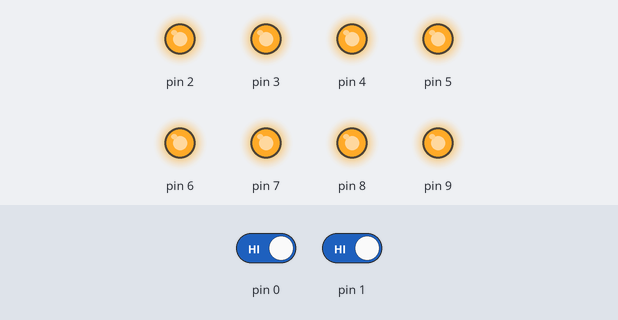
The sketch below on a simulated Arduino Uno, built with avr-gcc and run on an emulated ATmega328P. Shown: output pins drawn as LEDs (lit = HIGH). The inputs (shaded band) are chosen by the test bench; at power-on: pin 1 HIGH, pin 0 HIGH.

Above: at 3.8 s.
3.9 s: pin 1 driven LOW
At 5.8 s:
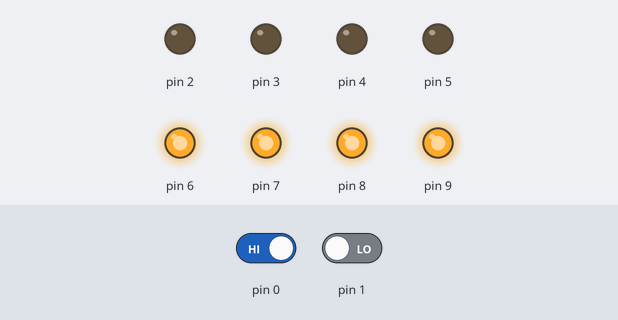
6.5 s: pin 0 driven LOW
At 8.7 s:
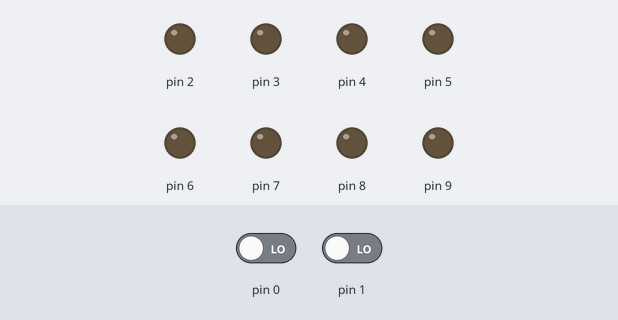
9.0 s: pin 0 driven HIGH
At 10.1 s:
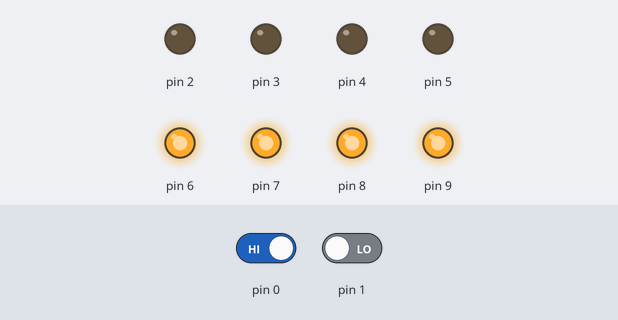
11.1 s: pin 1 driven HIGH
At 12.3 s:
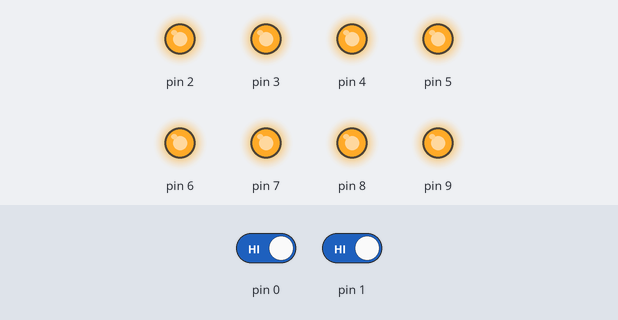
Timing chart, 0 to 14.1 s (numbered marks = the images above; inputs shaded):
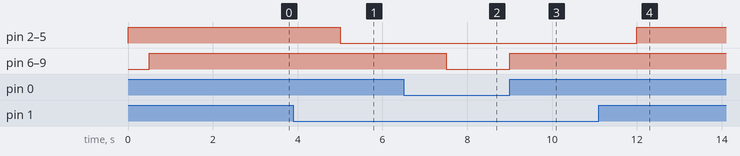

Measured:
- after the input at 3.9 s, pin 2–5: HIGH → LOW after 1.1 s
- after the input at 6.5 s, pin 6–9: HIGH → LOW after 1.0 s
- after the input at 9.0 s, pin 6–9: LOW → HIGH at once
- after the input at 11.1 s, pin 2–5: LOW → HIGH after 0.90 s

The sketch:

switch-2-8-led.ino
```cpp
void setup()
{
  pinMode(0,INPUT);
  pinMode(1,INPUT);
  pinMode(2,OUTPUT);
  pinMode(3,OUTPUT);
  pinMode(4,OUTPUT);
  pinMode(5,OUTPUT);
  pinMode(6,OUTPUT);
  pinMode(7,OUTPUT);
  pinMode(8,OUTPUT);
  pinMode(9,OUTPUT);

}

void loop()
{
  int swt1=digitalRead(0);
  int swt2=digitalRead(1);
  if(swt1==0&&swt2==0)
  {
    digitalWrite(2,0);
    digitalWrite(3,0);
    digitalWrite(4,0);
    digitalWrite(5,0);
    digitalWrite(6,0);
    digitalWrite(7,0);
    digitalWrite(8,0);
    digitalWrite(9,0);
    }
    else if(swt1==0&&swt2==1)
    {
      digitalWrite(2,1);
      digitalWrite(3,1);
      digitalWrite(4,1);
      digitalWrite(5,1);
      delay(500);
      digitalWrite(6,0);
      digitalWrite(7,0);
      digitalWrite(8,0);
      digitalWrite(9,0);
      delay(1000);
    }
    else if(swt1==1&&swt2==0)
    {
      digitalWrite(6,1);
      digitalWrite(7,1);
      digitalWrite(8,1);
      digitalWrite(9,1);
      delay(500);
      digitalWrite(2,0);
      digitalWrite(3,0);
      digitalWrite(4,0);
      digitalWrite(5,0);
      delay(1000);
    }
     else if(swt1==1&&swt2==1)
     {
      digitalWrite(2,1);
      digitalWrite(3,1);
      digitalWrite(4,1);
      digitalWrite(5,1);
      delay(500);
      digitalWrite(6,1);
      digitalWrite(7,1);
      digitalWrite(8,1);
      digitalWrite(9,1);
      delay(1000);
      }


}
```
